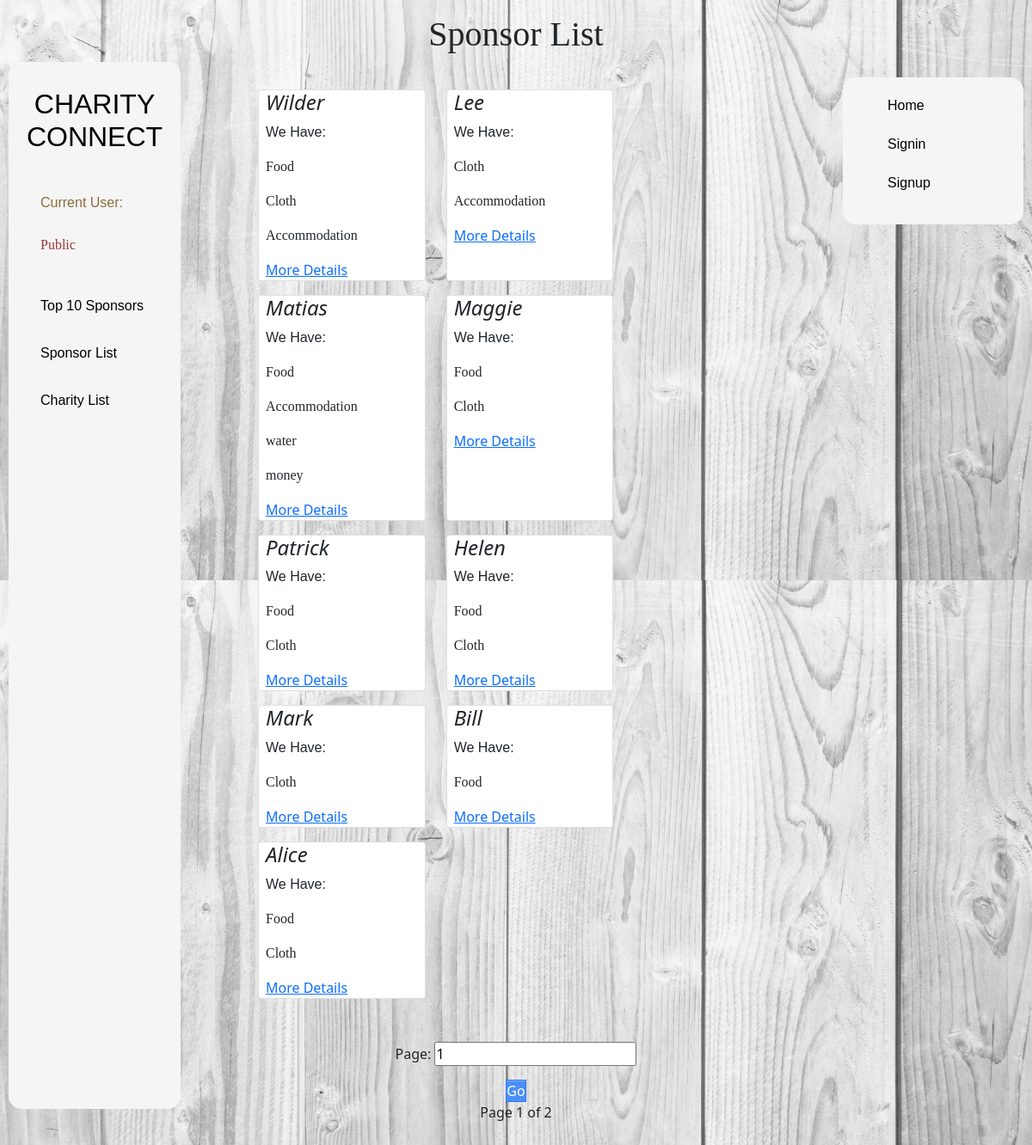
The app's page /sponsor_list/ with its own data.
### cc/models.py (models this page shows)
class UserSponsor(models.Model):
    user = models.OneToOneField(User, on_delete=models.CASCADE, primary_key=True)
    username = models.CharField(unique=True, max_length=200)
    long_name = models.CharField(max_length=200)
    description = models.TextField(max_length=2048)
    connection = models.IntegerField(default=0)
    email = models.EmailField(
        blank=True,
        unique=True,
        error_messages={
            'unique': "A user with that email already exists.",
        }
    )
    website = models.URLField()
    class Meta:
        db_table = 'sponsor'
        verbose_name = 'sponsor'
        verbose_name_plural = verbose_name

class Provide(models.Model):
    username = models.ForeignKey('UserSponsor', to_field='username', on_delete=models.CASCADE)
    need = models.CharField(max_length=200)

### cc/views.py (the view, shortened to what this page needs)
# urls.py: path('sponsor_list/', views.sponsor_list, name='sponsor_list'),
def sponsor_list(request):
    if request.user.is_anonymous:
        signin_status = False
    else:
        signin_status = True
    request_user = request.user.username
    message_number = len(list(Message.objects.filter(reply_user=request_user, message_type=1).values()))
    if request.method == 'GET':
        form = PageForm
        user_profile = UserSponsor.objects.all()[:9]
        page_nums = 1
    user_item = list()
    for user in user_profile.values('username'):
        username = user['username']
        user_item.append(Provide.objects.filter(username_id__exact=username).values())
    user_profile = zip(user_profile, user_item)
    return render(request=request,
                  template_name="cc/sponsor_list.html",
                  context={"lists": user_profile,
                           "form": form,
                           "pages": int(math.ceil(UserSponsor.objects.count() / 9)),
                           "page_nums": page_nums,
                           'signin_status': signin_status,
                           'current_user': request.user,
                           'message_number': message_number,
                           }
                  )

### templates/cc/sponsor_list.html (shortened to what this page needs)
{% extends 'base/base.html' %}
{% load static %}
{% block h1 %}Sponsor List{% endblock %}
{% block css %}
    <link rel="stylesheet" href="{% static 'cc/styles/lists.css' %}" xmlns="http://www.w3.org/1999/html">
{% endblock %}
{% block body %}
    <div>
    <div class="container" style="margin-top: -100px; align-items: center">
            <div class="row">
                <div class="row row-cols-1 row-cols-sm-3 g-3">
                    {% for sponsor,item in lists %}
                        <div class="card item-card card-block" style="max-width: 15rem; margin-right: 1.5rem">
                            <h4 class="card-title text-right"><i class="material-icons">{{ sponsor.long_name }}</i></h4>
                            <p style="size: A4; font-family: sans-serif">We Have:</p>
                            {% for ele in item %}
                                <p style="font-family: fantasy">{{ ele.need }}</p>
                            {% endfor %}
                            <div class="d-flex justify-content-between align-items-center">
                                <div class="btn-group">
                                    <a href="{% url 'details' sponsor.username %}" class="blue">More
                                        Details</a>
                                </div>
                            </div>
                        </div>
                    {% endfor %}
                </div>
            </div>
        </div>
    </div>
    <center>
    <form method="POST" style="margin-top: 50px">
        {{form.as_p}}
            <button class="blue" type="submit">Go</button>
        </form>
        <p>Page {{ page_nums }} of {{ pages }}</p>
    </center>
{% endblock %}

### cc/static/cc/styles/base.css (style rules this page uses)
* { box-sizing: border-box; margin: 0; padding: 0; list-style: none; text-decoration: none; }
button.blue { color: white; background: #4C8FFB; border: 1px #3079ED solid; box-shadow: inset 0 1px 0 #80B0FB; }
body { background: url("../img/Light-Grey-Background-Wallpaper-63-images-.jpg"); background-size: 100%; }

### cc/static/cc/styles/lists.css (style rules this page uses)
.item-card { transition:0.5s; cursor:pointer; padding-right: -100px; }
.card::before, .card::after { position: absolute; top: 0; right: 0; bottom: 0; left: 0; transform: scale3d(0, 0, 1); transition: transform .3s ease-out 0s; background: rgba(255, 255, 255, 0.1); content: ''; pointer-events: none; }
.card::before { transform-origin: left top; }
.card::after { transform-origin: right bottom; }

### records on screen
UserSponsor: long_name "Wilder"
Provide: need "Food"
Provide: need "Cloth"
Provide: need "Accommodation"
UserSponsor: long_name "Lee"
Provide: need "Cloth"
Provide: need "Accommodation"
UserSponsor: long_name "Matias"
Provide: need "Food"
Provide: need "Accommodation"
Provide: need "water"
Provide: need "money"
UserSponsor: long_name "Maggie"
Provide: need "Food"
Provide: need "Cloth"
UserSponsor: long_name "Patrick"
Provide: need "Food"
Provide: need "Cloth"
UserSponsor: long_name "Helen"
Provide: need "Food"
Provide: need "Cloth"
UserSponsor: long_name "Mark"
Provide: need "Cloth"
UserSponsor: long_name "Bill"
Provide: need "Food"
UserSponsor: long_name "Alice"
Provide: need "Food"
Provide: need "Cloth"

### other values on screen
{{ page_nums }} "1"
{{ pages }} "2"
